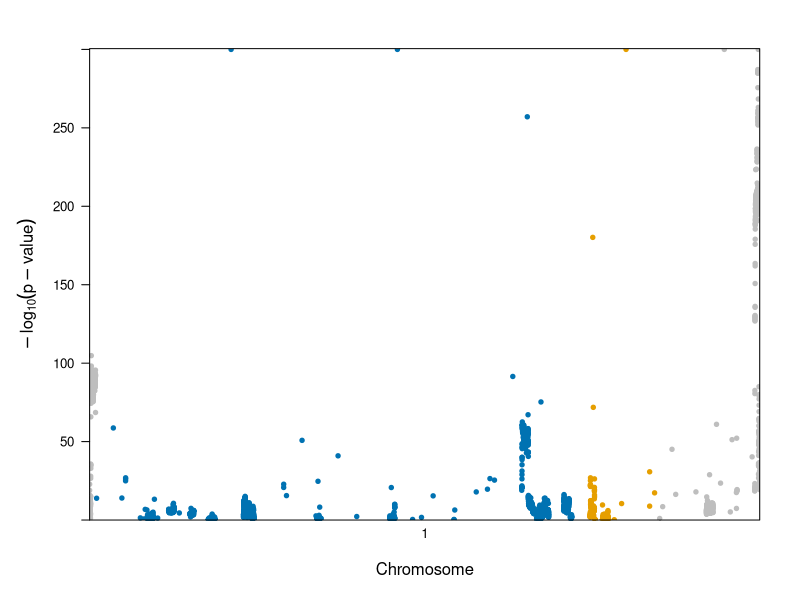

Recreate this plot in R.
## ---- chunk 1
library(lattice)
manhattan.plot<-function(chr, pos, pvalue, 
	sig.level=NA, annotate=NULL, ann.default=list(),
	should.thin=T, thin.pos.places=2, thin.logp.places=2, 
	xlab="Chromosome", ylab=expression(-log[10](p-value)),
	col=c("gray","darkgray"), panel.extra=NULL, pch=20, cex=0.8,...) {

	if (length(chr)==0) stop("chromosome vector is empty")
	if (length(pos)==0) stop("position vector is empty")
	if (length(pvalue)==0) stop("pvalue vector is empty")

	#make sure we have an ordered factor
	if(!is.ordered(chr)) {
		chr <- ordered(chr)
	} else {
		chr <- chr[,drop=T]
	}

	#make sure positions are in kbp
	if (any(pos>1e6)) pos<-pos/1e6;

	#calculate absolute genomic position
	#from relative chromosomal positions
	posmin <- tapply(pos,chr, min);
	posmax <- tapply(pos,chr, max);
	posshift <- head(c(0,cumsum(posmax)),-1);
	names(posshift) <- levels(chr)
	genpos <- pos + posshift[chr];
	getGenPos<-function(cchr, cpos) {
		p<-posshift[as.character(cchr)]+cpos
		return(p)
	}

	#parse annotations
	grp <- NULL
	ann.settings <- list()
	label.default<-list(x="peak",y="peak",adj=NULL, pos=3, offset=0.5, 
		col=NULL, fontface=NULL, fontsize=NULL, show=F)
	parse.label<-function(rawval, groupname) {
		r<-list(text=groupname)
		if(is.logical(rawval)) {
			if(!rawval) {r$show <- F}
		} else if (is.character(rawval) || is.expression(rawval)) {
			if(nchar(rawval)>=1) {
				r$text <- rawval
			}
		} else if (is.list(rawval)) {
			r <- modifyList(r, rawval)
		}
		return(r)
	}

	if(!is.null(annotate)) {
		if (is.list(annotate)) {
			grp <- annotate[[1]]
		} else {
			grp <- annotate
		} 
		if (!is.factor(grp)) {
			grp <- factor(grp)
		}
	} else {
		grp <- factor(rep(1, times=length(pvalue)))
	}
  
	ann.settings<-vector("list", length(levels(grp)))
	ann.settings[[1]]<-list(pch=pch, col=col, cex=cex, fill=col, label=label.default)

	if (length(ann.settings)>1) { 
		lcols<-trellis.par.get("superpose.symbol")$col 
		lfills<-trellis.par.get("superpose.symbol")$fill
		for(i in 2:length(levels(grp))) {
			ann.settings[[i]]<-list(pch=pch, 
				col=lcols[(i-2) %% length(lcols) +1 ], 
				fill=lfills[(i-2) %% length(lfills) +1 ], 
				cex=cex, label=label.default);
			ann.settings[[i]]$label$show <- T
		}
		names(ann.settings)<-levels(grp)
	}
	for(i in 1:length(ann.settings)) {
		if (i>1) {ann.settings[[i]] <- modifyList(ann.settings[[i]], ann.default)}
		ann.settings[[i]]$label <- modifyList(ann.settings[[i]]$label, 
			parse.label(ann.settings[[i]]$label, levels(grp)[i]))
	}
	if(is.list(annotate) && length(annotate)>1) {
		user.cols <- 2:length(annotate)
		ann.cols <- c()
		if(!is.null(names(annotate[-1])) && all(names(annotate[-1])!="")) {
			ann.cols<-match(names(annotate)[-1], names(ann.settings))
		} else {
			ann.cols<-user.cols-1
		}
		for(i in seq_along(user.cols)) {
			if(!is.null(annotate[[user.cols[i]]]$label)) {
				annotate[[user.cols[i]]]$label<-parse.label(annotate[[user.cols[i]]]$label, 
					levels(grp)[ann.cols[i]])
			}
			ann.settings[[ann.cols[i]]]<-modifyList(ann.settings[[ann.cols[i]]], 
				annotate[[user.cols[i]]])
		}
	}
 	rm(annotate)

	#reduce number of points plotted
	if(should.thin) {
		thinned <- unique(data.frame(
			logp=round(-log10(pvalue),thin.logp.places), 
			pos=round(genpos,thin.pos.places), 
			chr=chr,
			grp=grp)
		)
		logp <- thinned$logp
		genpos <- thinned$pos
		chr <- thinned$chr
		grp <- thinned$grp
		rm(thinned)
	} else {
		logp <- -log10(pvalue)
	}
	rm(pos, pvalue)
	gc()

	#custom axis to print chromosome names
	axis.chr <- function(side,...) {
		if(side=="bottom") {
			panel.axis(side=side, outside=T,
				at=((posmax+posmin)/2+posshift),
				labels=levels(chr), 
				ticks=F, rot=0,
				check.overlap=F
			)
		} else if (side=="top" || side=="right") {
			panel.axis(side=side, draw.labels=F, ticks=F);
		}
		else {
			axis.default(side=side,...);
		}
	 }

	#make sure the y-lim covers the range (plus a bit more to look nice)
	prepanel.chr<-function(x,y,...) { 
		A<-list();
		maxy<-ceiling(max(y, ifelse(!is.na(sig.level), -log10(sig.level), 0)))+.5;
		A$ylim=c(0,maxy);
		A;
	}

	xyplot(logp~genpos, chr=chr, groups=grp,
		axis=axis.chr, ann.settings=ann.settings, 
		prepanel=prepanel.chr, scales=list(axs="i"),
		panel=function(x, y, ..., getgenpos) {
			if(!is.na(sig.level)) {
				#add significance line (if requested)
				panel.abline(h=-log10(sig.level), lty=2);
			}
			panel.superpose(x, y, ..., getgenpos=getgenpos);
			if(!is.null(panel.extra)) {
				panel.extra(x,y, getgenpos, ...)
			}
		},
		panel.groups = function(x,y,..., subscripts, group.number) {
			A<-list(...)
			#allow for different annotation settings
			gs <- ann.settings[[group.number]]
			A$col.symbol <- gs$col[(as.numeric(chr[subscripts])-1) %% length(gs$col) + 1]    
			A$cex <- gs$cex[(as.numeric(chr[subscripts])-1) %% length(gs$cex) + 1]
			A$pch <- gs$pch[(as.numeric(chr[subscripts])-1) %% length(gs$pch) + 1]
			A$fill <- gs$fill[(as.numeric(chr[subscripts])-1) %% length(gs$fill) + 1]
			A$x <- x
			A$y <- y
			do.call("panel.xyplot", A)
			#draw labels (if requested)
			if(gs$label$show) {
				gt<-gs$label
				names(gt)[which(names(gt)=="text")]<-"labels"
				gt$show<-NULL
				if(is.character(gt$x) | is.character(gt$y)) {
					peak = which.max(y)
					center = mean(range(x))
					if (is.character(gt$x)) {
						if(gt$x=="peak") {gt$x<-x[peak]}
						if(gt$x=="center") {gt$x<-center}
					}
					if (is.character(gt$y)) {
						if(gt$y=="peak") {gt$y<-y[peak]}
					}
				}
				if(is.list(gt$x)) {
					gt$x<-A$getgenpos(gt$x[[1]],gt$x[[2]])
				}
				do.call("panel.text", gt)
			}
		},
		xlab=xlab, ylab=ylab, 
		panel.extra=panel.extra, getgenpos=getGenPos, ...
	);
}
## ---- chunk 2
list.files()
tb = read.csv2( "gwas-t2m-meta0613-positions-pq.csv", stringsAsFactors = F)
#tb
## ---- chunk 3
tb_cov = read.csv("msa_position_2_ref_position.csv", row.names = 1)
tb$p = as.numeric(tb$p)
tb$ref_position = tb_cov$ref_positions[ match(tb$msa_position, tb_cov$msa_positions  )]
tb$p[tb$p==0] = 1E-300
summary(tb)
tb$chr=1
## ---- chunk 4
# spike 21563   25384

#make annotation factor
ann <- rep(1, length(tb$p))
#print(ann)
ann[with(tb, chr==1 & ref_position>=266 & ref_position< 21555)]<-2
ann[with(tb, chr==1 & ref_position>=21563 & ref_position< 25384)]<-3
#print(ann)
ann<-factor(ann, levels=1:3, labels=c("", "ORF1ab", "Spike"))
#manhattan.plot(tb$chr, tb$ref_position, tb$p)
#draw plot with annotation
manhattan.plot(tb$chr, tb$ref_position, tb$p, annotate=ann)
